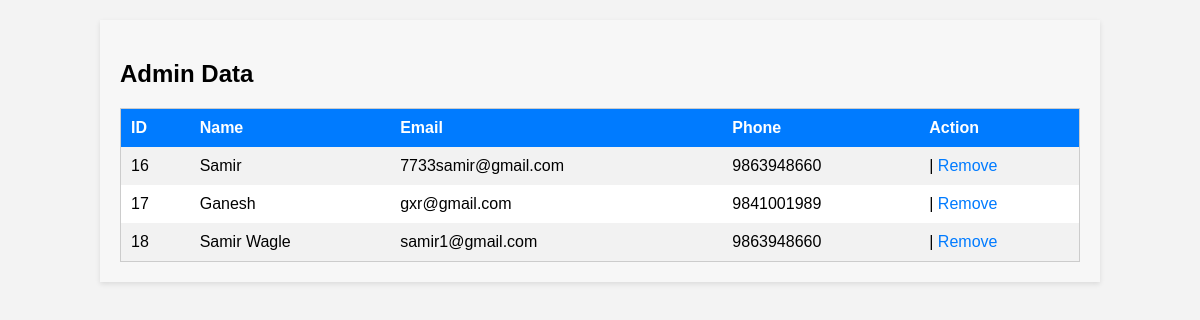
The app's page /admin/storeAdminDetails.php with its own data.
### tables this page shows
CREATE TABLE `users_table` (
  `id` int(11) NOT NULL,
  `name` varchar(50) NOT NULL,
  `email` varchar(100) NOT NULL,
  `password` varchar(50) NOT NULL,
  `phone` bigint(20) NOT NULL
);

### admin/storeAdminDetails.php (the view, shortened to what this page needs)
<?php
include '../dbconnect.php';
$select = mysqli_query($conn, "SELECT * FROM `users_table`") or die('query failed');
?>
<!DOCTYPE html>
<html lang="en">
<head>
</head>
<body>
<div class="container">
   <h2>Admin Data</h2>
   <table class="user-table">
      <tr>
         <th>ID</th>
         <th>Name</th>
         <th>Email</th>
         <th>Phone</th>
         <th>Action</th>
      </tr>
      <?php
      while ($row = mysqli_fetch_assoc($select)) {
         echo '<tr>';
         echo '<td>' . $row['id'] . '</td>';
         echo '<td>' . $row['name'] . '</td>';
         echo '<td>' . $row['email'] . '</td>';
         echo '<td>' . $row['phone'] . '</td>';
         echo '<td><a href="update.php?id=' . $row['id'] . '"></a> | <a href="admin_delete.php?id=' . $row['id'] . '">Remove</a></td>';
         echo '</tr>';
      }
      ?>
   </table>
</div>
</body>
</html>

### admin/storeAdminDetails.php (style rules this page uses)
body { font-family: Arial, sans-serif; background-color: #f3f3f3; margin: 0; padding: 0; }
.container { margin: 20px auto; width: 80%; padding: 20px; background-color: #f7f7f7; box-shadow: 0px 2px 5px rgba(0, 0, 0, 0.1); }
h2 { font-size: 24px; margin-bottom: 20px; }
.user-table { width: 100%; border-collapse: collapse; background-color: #fff; border: 1px solid #ccc; }
.user-table th, .user-table td { padding: 10px; text-align: left; }
.user-table th { background-color: #007bff; color: #fff; }
.user-table tr:nth-child(even) { background-color: #f2f2f2; }
.user-table a { color: #007bff; text-decoration: none; }

### records on screen
users_table: id "16", name "Samir", email "7733samir@gmail.com", phone "9863948660"
users_table: id "17", name "Ganesh", email "gxr@gmail.com", phone "9841001989"
users_table: id "18", name "Samir Wagle", email "samir1@gmail.com", phone "9863948660"
